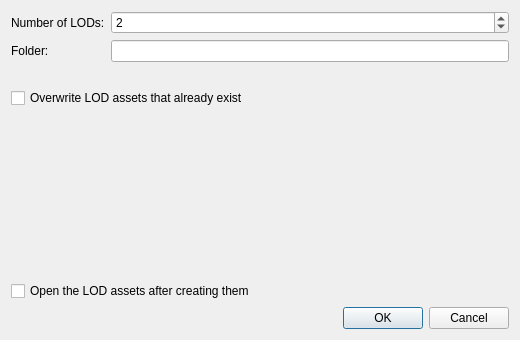
<?xml version="1.0" encoding="UTF-8"?>
<ui version="4.0">
 <class>CreateMeshLodsDlg</class>
 <widget class="QDialog" name="CreateMeshLodsDlg">
  <property name="geometry">
   <rect>
    <x>0</x>
    <y>0</y>
    <width>520</width>
    <height>340</height>
   </rect>
  </property>
  <property name="windowTitle">
   <string>Create LODs from Mesh</string>
  </property>
  <property name="windowIcon">
   <iconset resource="../../../../Tools/Libs/GuiFoundation/QtResources/resources.qrc">
    <normaloff>:/GuiFoundation/W-logo.svg</normaloff>:/GuiFoundation/W-logo.svg</iconset>
  </property>
  <layout class="QVBoxLayout" name="verticalLayout">
   <item>
    <layout class="QFormLayout" name="formLayout">
     <item row="0" column="0">
      <widget class="QLabel" name="labelCount">
       <property name="text">
        <string>Number of LODs:</string>
       </property>
      </widget>
     </item>
     <item row="0" column="1">
      <widget class="QSpinBox" name="LodCount">
       <property name="minimum">
        <number>1</number>
       </property>
       <property name="maximum">
        <number>4</number>
       </property>
       <property name="value">
        <number>2</number>
       </property>
      </widget>
     </item>
     <item row="1" column="0">
      <widget class="QLabel" name="labelFolder">
       <property name="text">
        <string>Folder:</string>
       </property>
      </widget>
     </item>
     <item row="1" column="1">
      <widget class="QLineEdit" name="LodFolder">
       <property name="readOnly">
        <bool>true</bool>
       </property>
      </widget>
     </item>
    </layout>
   </item>
   <item>
    <widget class="QLabel" name="LadderInfo">
     <property name="text">
      <string/>
     </property>
     <property name="wordWrap">
      <bool>true</bool>
     </property>
    </widget>
   </item>
   <item>
    <widget class="QCheckBox" name="OverwriteExisting">
     <property name="text">
      <string>Overwrite LOD assets that already exist</string>
     </property>
    </widget>
   </item>
   <item>
    <widget class="QLabel" name="WarningLabel">
     <property name="text">
      <string/>
     </property>
     <property name="wordWrap">
      <bool>true</bool>
     </property>
    </widget>
   </item>
   <item>
    <spacer name="verticalSpacer">
     <property name="orientation">
      <enum>Qt::Vertical</enum>
     </property>
     <property name="sizeHint" stdset="0">
      <size>
       <width>20</width>
       <height>13</height>
      </size>
     </property>
    </spacer>
   </item>
   <item>
    <widget class="QCheckBox" name="OpenAfterCreate">
     <property name="text">
      <string>Open the LOD assets after creating them</string>
     </property>
    </widget>
   </item>
   <item>
    <widget class="QDialogButtonBox" name="ButtonBox">
     <property name="standardButtons">
      <set>QDialogButtonBox::Cancel|QDialogButtonBox::Ok</set>
     </property>
    </widget>
   </item>
  </layout>
 </widget>
 <resources>
  <include location="../QtResources/resources.qrc"/>
  <include location="../../../../Tools/Libs/GuiFoundation/QtResources/resources.qrc"/>
  <include location="../../../../Editor/EditorFramework/QtResources/resources.qrc"/>
 </resources>
 <connections/>
</ui>
